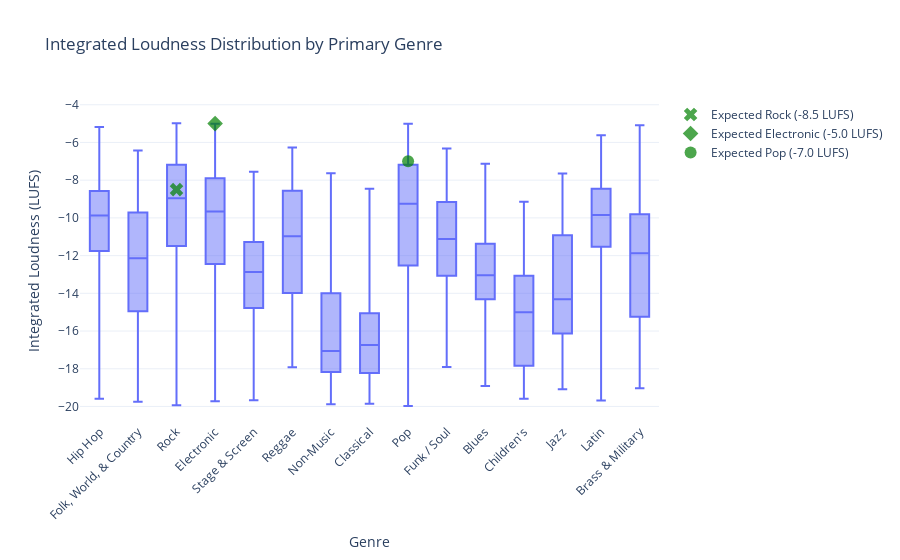

Here is the notebook cell this chart was saved with:
### Code cell
def get_primary_genre(genres_list):
    """
    Extracts the primary genre from a list of genre dictionaries by choosing the one
    with the highest probability.
    """
    if not genres_list:
        return None
    # Return the parent genre of the entry with the maximum probability
    return max(genres_list, key=lambda x: x["probability"])["parent"]

# Create a new column 'primary_genre' in df
df["primary_genre"] = df["genres_processed"].apply(get_primary_genre)

# Create a box plot of integrated loudness (LUFS) by primary genre
fig = px.box(
    df,
    x="primary_genre",
    y="loudness",
    points=False,
    title="Integrated Loudness Distribution by Primary Genre",
    labels={"primary_genre": "Genre", "loudness": "Integrated Loudness (LUFS)"},
    template="plotly_white"
)

# Expected target integrated LUFS values based on the statement:
expected_targets = {
    "rock": -8.5,   # Rock tracks typically around -8 or -9 LUFS
    "pop": -7.0,    # Pop tracks around -7 LUFS
    "electronic": -5.0     # Aggressive EDM masters around -5 LUFS
}

# Define marker symbols for each genre
genre_markers = {
    "rock": "x",
    "pop": "circle",
    "electronic": "diamond",
}

# Overlay markers for the expected values where applicable.
for genre in df["primary_genre"].dropna().unique():
    genre_lower = genre.lower()
    if genre_lower in expected_targets:
        target_lufs = expected_targets[genre_lower]
        marker_symbol = genre_markers.get(genre_lower, "circle")  # Default to circle if genre not found
        fig.add_trace(go.Scatter(
            x=[genre],
            y=[target_lufs],
            mode="markers",
            marker=dict(size=12, color="green", symbol=marker_symbol, opacity=0.7),  # Use genre-specific marker
            name=f"Expected {genre} ({target_lufs} LUFS)"  # Include LUFS in legend
        ))

fig.update_layout(
    xaxis_tickangle=-45,
    yaxis_title="Integrated Loudness (LUFS)"
)

fig.show()

### Figure 1 — Plotly figure (JSON) as saved in the notebook; plotly's stock layout.template omitted (floating-point values rounded to 4 significant figures; data arrays with more than 128 entries replaced by an {"elided": "..."} marker saying what was removed)
{"data": [{"alignmentgroup": "True", "boxpoints": false, "hovertemplate": "Genre=%{x}<br>Integrated Loudness (LUFS)=%{y}<extra></extra>", "legendgroup": "", "marker": {"color": "#636efa"}, "name": "", "notched": false, "offsetgroup": "", "orientation": "v", "showlegend": false, "type": "box", "x": {"elided": "2100 str values"}, "x0": " ", "xaxis": "x", "y": {"elided": "2100 float values"}, "y0": " ", "yaxis": "y"}, {"marker": {"color": "green", "opacity": 0.7, "size": 12, "symbol": "x"}, "mode": "markers", "name": "Expected Rock (-8.5 LUFS)", "type": "scatter", "x": ["Rock"], "y": [-8.5]}, {"marker": {"color": "green", "opacity": 0.7, "size": 12, "symbol": "diamond"}, "mode": "markers", "name": "Expected Electronic (-5.0 LUFS)", "type": "scatter", "x": ["Electronic"], "y": [-5]}, {"marker": {"color": "green", "opacity": 0.7, "size": 12, "symbol": "circle"}, "mode": "markers", "name": "Expected Pop (-7.0 LUFS)", "type": "scatter", "x": ["Pop"], "y": [-7]}], "layout": {"boxmode": "group", "legend": {"tracegroupgap": 0}, "title": {"text": "Integrated Loudness Distribution by Primary Genre"}, "xaxis": {"anchor": "y", "domain": [0, 1], "tickangle": -45, "title": {"text": "Genre"}}, "yaxis": {"anchor": "x", "domain": [0, 1], "title": {"text": "Integrated Loudness (LUFS)"}}}}
